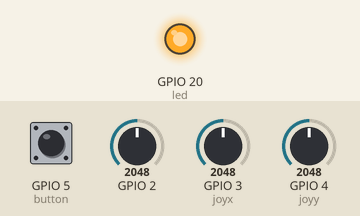
The sketch below on a simulated ESP32. On the bench: output pins drawn as LEDs (lit = HIGH). Dashed ring = blinking. The inputs (shaded band) are chosen by the test bench; at power-on: GPIO 2 = 2048, GPIO 3 (joyx) = 2048, GPIO 4 (joyy) = 2048, GPIO 5 (button) HIGH. What the sketch prints to the serial monitor is not drawn.

Above: at 0.2 s.
At 2.63 s:
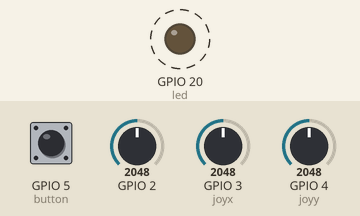
Timing chart, 0 to 3.0 s (numbered marks = the images above):
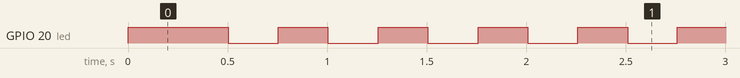

Measured:
- by itself, GPIO 20 (led): alternates HIGH for 0.25 s and LOW for 0.25 s

The sketch:

EasyRC_Tx.ino
```cpp
//Libraries
#include <WiFi.h>
#include <esp_now.h> //library for bidirectional wireless communication between two ESP32
#include <esp_wifi.h> //needed to adjust the MAC address
#include <Wire.h>

//Pin definitions
#define vsense 2
#define joyx 3
#define joyy 4
#define button 5
#define led 20

//calibration data
bool motordirection = false; //change this variable to false to invert the motor spin direction
int motorint = 10; //sets the delay time between motor speed changes (in ms). Higher values result in
//better traction but slower responses. Values between 5 and 10 are recommended.
int speedlimit = 127; //this variable sets the maximum speed of the car (values between 0 and 255)
int leftlimit = 358; //steering limit calculation: leftlimit = x/20ms*2^12 (default: 205 (x = 1ms))
int rightlimit = 258; //steering limit calculation: rightlimit = x/20ms*2^12 (default: 410 (x = 2ms))
//RC servos run at 50 Hz (20 ms intervals), with the center at 1.5 ms and a range of +-0.5 ms around the center
//starting values should be 205 to 410 (left to right or right to left, depends on the servo)
//adjust these values to a smaller or larger interval depending on the actual steering angles
//individually decrease/increase one of the two values to trim the center of the steering

//MAC addresses
uint8_t CarMAC[] = {0xAA, 0xA0, 0xBE, 0xEF, 0xFE, 0xED}; //we will set this MAC address for the car
uint8_t RemoteMAC[] = {0xB0, 0xAD, 0xBE, 0xEF, 0xFE, 0xEF}; //we will set this MAC address for the remote control
uint8_t broadMAC[] = {0xFF, 0xFF, 0xFF, 0xFF, 0xFF, 0xFF}; //using this MAC address as a receiver for sending
//packages means broadcasting (ignoring if the data has been received)

//global variables
int speed = 0;
int steer = 0;
int rctimer = 0;
int battimer = 0;
float batvolt = 0;
int batlow = 0;
int speedcenter = 0;
int steercenter = 0;
int analogspeed = 0;
int analogsteer = 0;


//ESP-NOW setup
/*
  Rui Santos & Sara Santos - Random Nerd Tutorials
  Complete project details at https://RandomNerdTutorials.com/esp-now-two-way-communication-esp32/
  Permission is hereby granted, free of charge, to any person obtaining a copy of this software and associated documentation files.
  The above copyright notice and this permission notice shall be included in all copies or substantial portions of the Software.
*/

// Structure to send data; must match the receiver structure of the car!
typedef struct send_message {
  int speed;
  int steer;
  bool horn;
  int motorint;
  int indicator;
  int brake;
} send_message;

// Create a structured object
send_message outgoing;

esp_now_peer_info_t peerInfo; //make sure that the ESP-NOW lines are in the exact same order as in this sketch. Otherwise, there may be malfunctions.

void setup() {
  // put your setup code here, to run once:

  for (int i = 0; i<10; i++){
    speed = speed + analogRead(joyx);
    steer = steer + analogRead(joyy);

    speedcenter = speed/10;
    steercenter = steer/10;
  }

  pinMode(led,OUTPUT);
  digitalWrite(led,HIGH);
  pinMode(button,INPUT_PULLUP);

  // Activate ESP-NOW
  WiFi.mode(WIFI_STA); //Set device as a Wi-Fi Station
  esp_wifi_set_mac(WIFI_IF_STA, RemoteMAC); //Overwrite hardware MAC with this new MAC address
  esp_wifi_set_protocol(WIFI_IF_STA, WIFI_PROTOCOL_LR); //the long range WiFI protocol should theoretically improve the max. distance of the wireless connection (not verified)
  esp_now_init(); // Initialize ESP-NOW

  esp_wifi_set_promiscuous(true); //set WiFi channel
  esp_wifi_set_channel(1, WIFI_SECOND_CHAN_NONE);
  esp_wifi_set_promiscuous(false);
  peerInfo.channel = 1;
  peerInfo.encrypt = false;

  memcpy(peerInfo.peer_addr, broadMAC, 6); //data is sent in broadcast mode: sent to all listening devices
  esp_now_add_peer(&peerInfo); // Add peer

  outgoing.motorint = motorint;

  rctimer = millis();
  battimer = millis();

  Serial.begin(115200);

}

void loop() {
  // put your main code here, to run repeatedly:

  readXaxis();
  readYaxis();
  checkBattery();

  if(digitalRead(button)){
    outgoing.horn = false;
  }else{
    outgoing.horn = true;
  }

  if (millis()>rctimer+49){ //send a new data package every 50 ms (20 times per second)
    rctimer = millis();
    esp_now_send(broadMAC, (uint8_t *) &outgoing, sizeof(outgoing));
    SerialOutput();
  }

}

void readXaxis(){
  speed = analogRead(joyx);
  analogspeed = speed;
  if (speed>speedcenter-200&&speed<speedcenter+200){ //sets +-5% from the center value of the joystick as zero
    speed = speedcenter;
  }
  if (speed<speedcenter-1750){
    speed = speedcenter-1750;
  }else if(speed>speedcenter + 1750){
    speed = speedcenter + 1750;
  }
  if(speed>speedcenter){
    speed = map(speed,speedcenter+100,speedcenter+1750,speedcenter,speedcenter+1750);
  }else if(speed<speedcenter){
    speed = map(speed,speedcenter-100,speedcenter-1750,speedcenter,speedcenter-1750);
  }

  if (motordirection){
    speed = map(speed,speedcenter-1750,speedcenter+1750,-speedlimit,speedlimit);
  }else{
    speed = map(speed,speedcenter-1750,speedcenter+1750,speedlimit,-speedlimit);
  }
  outgoing.speed = speed;
  if (motordirection){
    if (speed<=0){
      outgoing.brake = 1;
    }else{
      outgoing.brake = 0;
    }
  }else{
    if (speed>=0){
      outgoing.brake = 1;
    }else{
      outgoing.brake = 0;
    }
  }
}

void readYaxis(){
  steer = analogRead(joyy);
  analogsteer = steer;
  if (steer>steercenter-150&&steer<steercenter+150){ //sets +-5% from the center value of the joystick as zero
    steer = steercenter;
  }
  if (steer<steercenter-1750){
    steer = steercenter-1750;
  }else if(steer>steercenter + 1750){
    steer = steercenter + 1750;
  }
  if(steer>steercenter){
    steer = map(steer,steercenter+150,steercenter+1750,steercenter,steercenter+1750);
  }else if(steer<steercenter){
    steer = map(steer,steercenter-150,steercenter-1750,steercenter,steercenter-1750);
  }

  steer = map(steer,steercenter-1750,steercenter+1750,leftlimit,rightlimit);
  outgoing.steer = steer;
  if (leftlimit>rightlimit){
    if(steer>(leftlimit+rightlimit)/2+5){
      outgoing.indicator = 1;
    }else if(steer<(leftlimit+rightlimit)/2-5){
      outgoing.indicator = 2;
    }else{
      outgoing.indicator = 0;
    }
  }else{
    if(steer<(leftlimit+rightlimit)/2-5){
      outgoing.indicator = 1;
    }else if(steer>(leftlimit+rightlimit)/2+5){
      outgoing.indicator = 2;
    }else{
      outgoing.indicator = 0;
    }
  }
}

void checkBattery(){
  if (batlow<500){ //low battery warning circuit
    batvolt = analogReadMilliVolts(vsense);
    batvolt = (batvolt/1000)*(33+33)/33; //voltage divider: 33kOhm + 33kOhm equals measured voltage times 2
    if (batvolt<3.4){
      batlow = batlow + 1;
    }else if(batlow>0){
      batlow = batlow - 1;
    }
  }else{
    if(millis()>battimer+500){
      battimer = millis();
      digitalWrite(led,LOW);
    }else if(millis()>battimer+250){
      digitalWrite(led,HIGH);
    }
  }
}

void SerialOutput(){
  Serial.print("Speedcenter: ");
  Serial.println(speedcenter);
  Serial.print("Steercenter: ");
  Serial.println(steercenter);
  Serial.print("Battery voltage: ");
  Serial.println(batvolt,2);
  Serial.print("JoyX: ");
  Serial.println(analogspeed);
  Serial.print("JoyY: ");
  Serial.println(analogsteer);
  Serial.print("Steer output: ");
  Serial.println(outgoing.steer);
  Serial.print("Button: ");
  Serial.println(outgoing.horn);
  Serial.println("--------");
}
```
